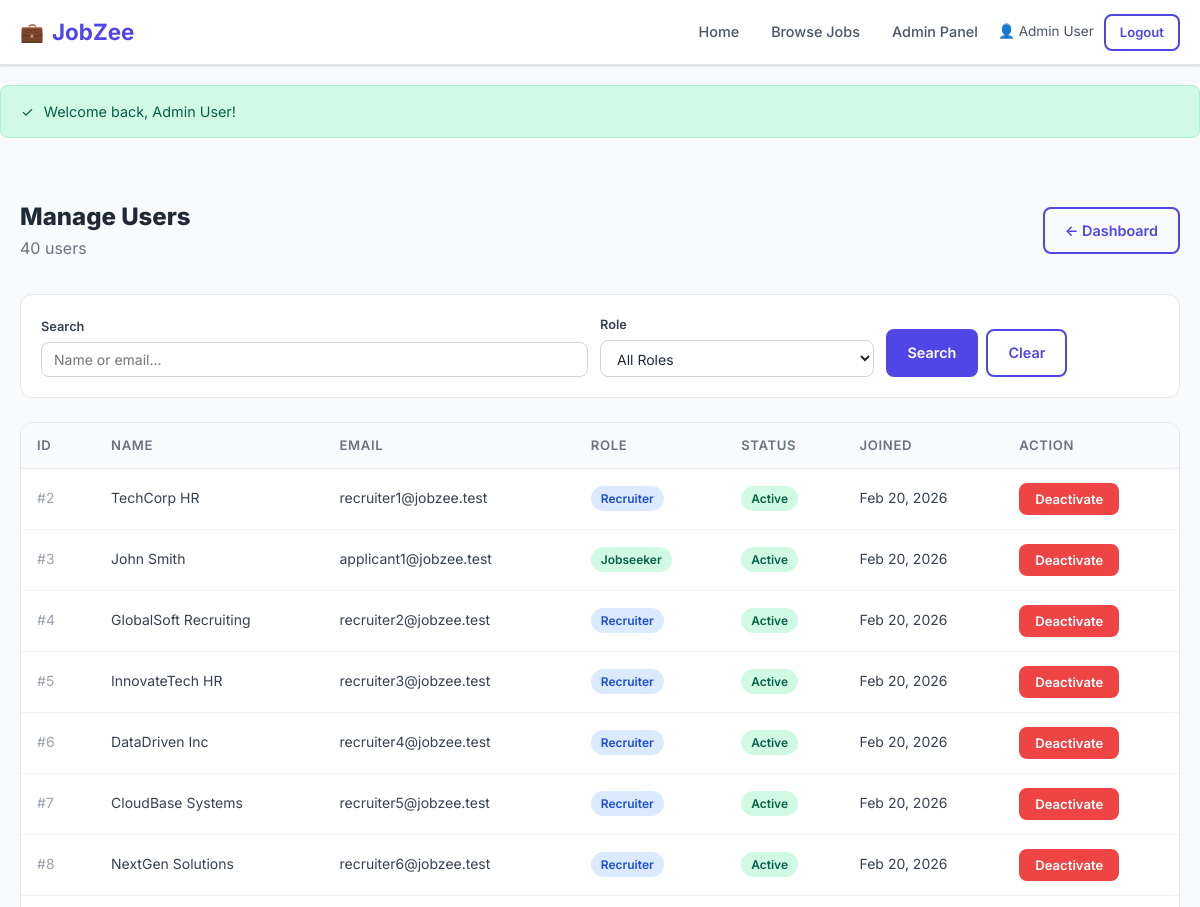
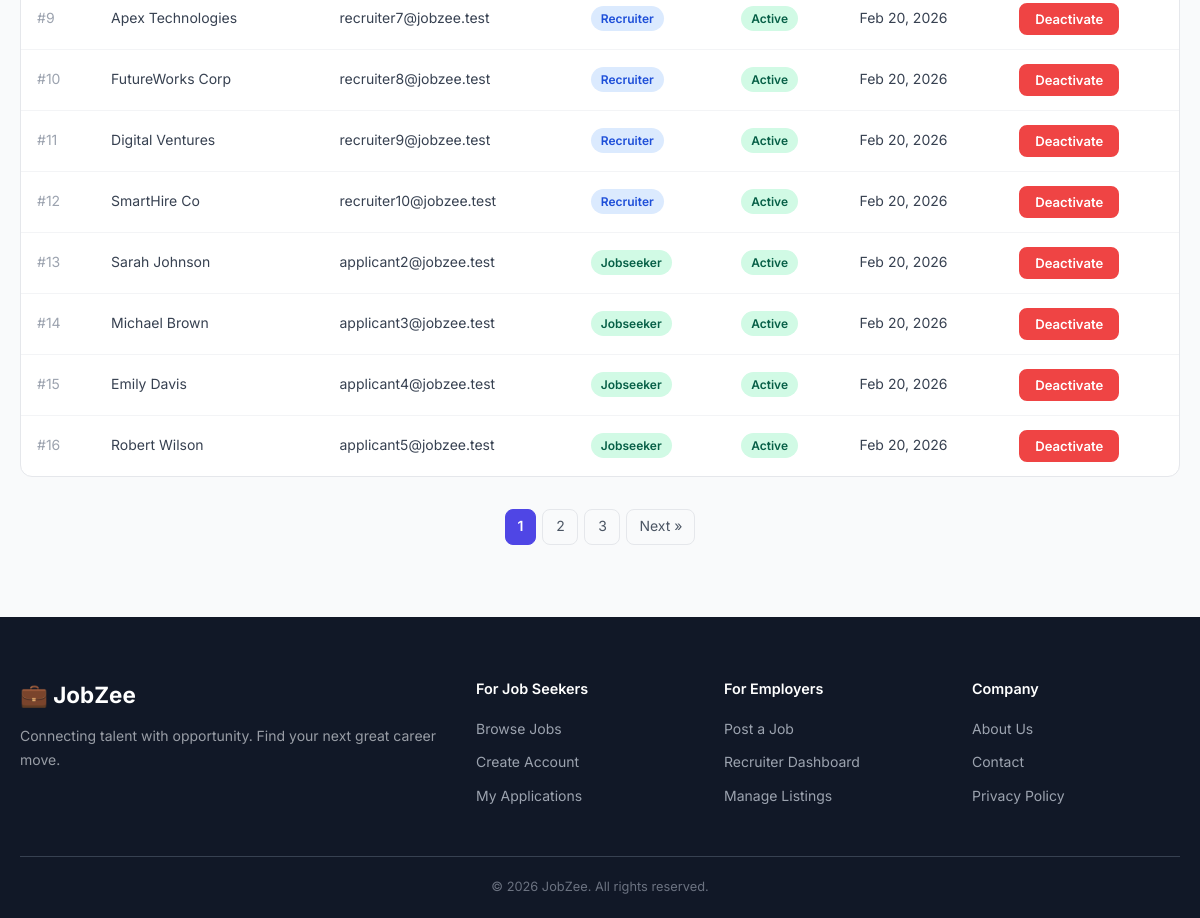
/admin/manage_users.php (signed in), run on the app's committed database (2 pictures, top to bottom).
### tables this page shows
CREATE TABLE users (
    id INT UNSIGNED AUTO_INCREMENT PRIMARY KEY,
    name VARCHAR(100) NOT NULL,
    email VARCHAR(150) NOT NULL UNIQUE,
    password VARCHAR(255) NOT NULL,
    role ENUM('admin','recruiter','jobseeker') NOT NULL DEFAULT 'jobseeker',
    status ENUM('active','inactive') NOT NULL DEFAULT 'active',
    created_at TIMESTAMP DEFAULT CURRENT_TIMESTAMP,
    INDEX idx_email (email),
    INDEX idx_role (role),
    INDEX idx_status (status)
);

### admin/manage_users.php (the view, shortened to what this page needs)
<?php
$db = getDB();
$search = sanitize($_GET['q'] ?? '');
$role   = sanitize($_GET['role'] ?? '');
$page   = max(1, (int)($_GET['page'] ?? 1));
$perPage = 15;
$where  = ["role != 'admin'"];
$params = [];
$whereStr = implode(' AND ', $where);
$cnt   = $db->prepare("SELECT COUNT(*) FROM users WHERE $whereStr"); $cnt->execute($params); $total = $cnt->fetchColumn();
$pag   = paginate($total, $perPage, $page);
$stmt  = $db->prepare("SELECT * FROM users WHERE $whereStr ORDER BY created_at DESC LIMIT {$perPage} OFFSET {$pag['offset']}");
$stmt->execute($params);
$users = $stmt->fetchAll();
include __DIR__ . '/../includes/header.php';
?>
<div class="page-container">
    <div class="section-header mb-8">
        <div>
            <h1 style="font-size:1.5rem;font-weight:800;">Manage Users</h1>
            <p style="color:var(--gray-500);"><?= $total ?> user<?= $total !== 1 ? 's' : '' ?></p>
        </div>
        <a href="dashboard.php" class="btn btn-outline">← Dashboard</a>
    </div>
    <div class="filters-bar" style="margin-bottom:24px;">
        <form class="filters-form" method="GET" action="manage_users.php">
            <div class="form-group" style="flex:2;">
                <label class="form-label">Search</label>
                <input type="text" name="q" class="form-control" placeholder="Name or email..." value="<?= sanitize($search) ?>">
            </div>
            <div class="form-group">
                <label class="form-label">Role</label>
                <select name="role" class="form-control">
                    <option value="">All Roles</option>
                </select>
            </div>
            <div class="form-group" style="align-self:flex-end; display:flex; gap:8px;">
                <button type="submit" class="btn btn-primary">Search</button>
                <a href="manage_users.php" class="btn btn-outline">Clear</a>
            </div>
        </form>
    </div>
    <div class="table-container">
        <table>
            <thead><tr><th>ID</th><th>Name</th><th>Email</th><th>Role</th><th>Status</th><th>Joined</th><th>Action</th></tr></thead>
            <tbody>
            <?php foreach ($users as $u): ?>
            <tr>
                <td style="color:var(--gray-400)">#<?= $u['id'] ?></td>
                <td><?= sanitize($u['name']) ?></td>
                <td><?= sanitize($u['email']) ?></td>
                <td><span class="badge <?= $u['role']==='recruiter'?'badge-blue':'badge-green' ?>"><?= $u['role'] ?></span></td>
                <td><span class="badge <?= $u['status']==='active'?'badge-green':'badge-red' ?>"><?= $u['status'] ?></span></td>
                <td><?= date('M j, Y', strtotime($u['created_at'])) ?></td>
                <td>
                    <form method="POST" action="manage_users.php" style="display:inline;">
                        <button type="submit" name="toggle_status" class="btn btn-sm <?= $u['status']==='active'?'btn-danger':'btn-success' ?>" data-confirm="<?= $u['status']==='active'?'Deactivate':'Activate' ?> <?= sanitize($u['name']) ?>?">
                            <?= $u['status'] === 'active' ? 'Deactivate' : 'Activate' ?>
                        </button>
                    </form>
                </td>
            </tr>
            <?php endforeach; ?>
            </tbody>
        </table>
    </div>
    <?= paginationHTML($pag, "manage_users.php" . ($search ? "?q=$search" : '') . ($role ? "&role=$role" : '')) ?>
</div>
<?php include __DIR__ . '/../includes/footer.php'; ?>

### assets/css/style.css (style rules this page uses)
:root { --primary: #4f46e5; --primary-dark: #3730a3; --primary-light: #eef2ff; --secondary: #06b6d4; --success: #10b981; --warning: #f59e0b; --danger: #ef4444; --gray-50: #f9fafb; --gray-100: #f3f4f6; --gray-200: #e5e7eb; --gray-300: #d1d5db; --gray-400: #9ca3af; --gray-500: #6b7280; --gray-600: #4b5563; --gray-700: #374151; --gray-800: #1f2937; --gray-900: #111827; --white: #ffffff; --radius: 8px; --radius-lg: 12px; --shadow: 0 1px 3px rgba(0,0,0,.1), 0 1px 2px rgba(0,0,0,.06); --shadow-md: 0 4px 6px rgba(0,0,0,.07), 0 2px 4px rgba(0,0,0,.06); --shadow-lg: 0 10px 15px rgba(0,0,0,.1), 0 4px 6px rgba(0,0,0,.05); --transition: 0.2s ease; --font: 'Inter', system-ui, -apple-system, sans-serif; }
*, *::before, *::after { box-sizing: border-box; margin: 0; padding: 0; }
html { scroll-behavior: smooth; }
body { font-family: var(--font); color: var(--gray-800); background: var(--gray-50); line-height: 1.6; }
a { color: var(--primary); text-decoration: none; }
button, input, select, textarea { font-family: inherit; }
.page-container { max-width: 1200px; margin: 0 auto; padding: 40px 20px; }
.btn { display: inline-flex; align-items: center; gap: 6px; padding: 10px 20px; border-radius: var(--radius); font-size: .9rem; font-weight: 600; cursor: pointer; transition: all var(--transition); border: 2px solid transparent; text-decoration: none; }
.btn-primary { background: var(--primary); color: var(--white); border-color: var(--primary); }
.btn-outline { background: transparent; color: var(--primary); border-color: var(--primary); }
.btn-danger { background: var(--danger); color: var(--white); border-color: var(--danger); }
.btn-sm { padding: 6px 14px; font-size: .82rem; }
.badge { display: inline-flex; align-items: center; padding: 3px 10px; border-radius: 20px; font-size: .75rem; font-weight: 600; text-transform: capitalize; }
.badge-blue { background: #dbeafe; color: #1d4ed8; }
.badge-green { background: #d1fae5; color: #065f46; }
.form-group { margin-bottom: 20px; }
.form-label { display: block; font-size: .875rem; font-weight: 600; color: var(--gray-700); margin-bottom: 6px; }
.form-control { width: 100%; padding: 10px 14px; border: 1.5px solid var(--gray-300); border-radius: var(--radius); font-size: .9rem; color: var(--gray-800); background: var(--white); transition: border-color var(--transition), box-shadow var(--transition); }
select.form-control { cursor: pointer; }
.table-container { background: var(--white); border-radius: var(--radius-lg); border: 1px solid var(--gray-200); overflow: hidden; }
table { width: 100%; border-collapse: collapse; }
table th { background: var(--gray-50); padding: 12px 16px; text-align: left; font-size: .82rem; font-weight: 600; text-transform: uppercase; letter-spacing: .05em; color: var(--gray-500); border-bottom: 1px solid var(--gray-200); }
table td { padding: 14px 16px; font-size: .875rem; color: var(--gray-700); border-bottom: 1px solid var(--gray-100); vertical-align: middle; }
table tr:last-child td { border-bottom: none; }
.section-header { display: flex; justify-content: space-between; align-items: center; margin-bottom: 20px; }
.filters-bar { background: var(--white); border: 1px solid var(--gray-200); border-radius: var(--radius-lg); padding: 20px; margin-bottom: 24px; }
.filters-form { display: flex; gap: 12px; flex-wrap: wrap; align-items: flex-end; }
.filters-form .form-group { margin: 0; flex: 1; min-width: 180px; }
.filters-form .form-label { font-size: .8rem; margin-bottom: 4px; }
.filters-form .form-control { padding: 8px 12px; font-size: .875rem; }
.mb-8 { margin-bottom: 32px; }

### data on the page
users: id "2", name "TechCorp HR", email "recruiter1@jobzee.test", role "Recruiter", status "Active", created_at "Feb 20, 2026", shows "Deactivate"
users: id "3", name "John Smith", email "applicant1@jobzee.test", role "Jobseeker", status "Active", created_at "Feb 20, 2026", shows "Deactivate"
users: id "4", name "GlobalSoft Recruiting", email "recruiter2@jobzee.test", role "Recruiter", status "Active", created_at "Feb 20, 2026", shows "Deactivate"
users: id "5", name "InnovateTech HR", email "recruiter3@jobzee.test", role "Recruiter", status "Active", created_at "Feb 20, 2026", shows "Deactivate"
users: id "6", name "DataDriven Inc", email "recruiter4@jobzee.test", role "Recruiter", status "Active", created_at "Feb 20, 2026", shows "Deactivate"
users: id "7", name "CloudBase Systems", email "recruiter5@jobzee.test", role "Recruiter", status "Active", created_at "Feb 20, 2026", shows "Deactivate"
users: id "8", name "NextGen Solutions", email "recruiter6@jobzee.test", role "Recruiter", status "Active", created_at "Feb 20, 2026", shows "Deactivate"
users: id "9", name "Apex Technologies", email "recruiter7@jobzee.test", role "Recruiter", status "Active", created_at "Feb 20, 2026", shows "Deactivate"
users: id "10", name "FutureWorks Corp", email "recruiter8@jobzee.test", role "Recruiter", status "Active", created_at "Feb 20, 2026", shows "Deactivate"
users: id "11", name "Digital Ventures", email "recruiter9@jobzee.test", role "Recruiter", status "Active", created_at "Feb 20, 2026", shows "Deactivate"
users: id "12", name "SmartHire Co", email "recruiter10@jobzee.test", role "Recruiter", status "Active", created_at "Feb 20, 2026", shows "Deactivate"
users: id "13", name "Sarah Johnson", email "applicant2@jobzee.test", role "Jobseeker", status "Active", created_at "Feb 20, 2026", shows "Deactivate"
users: id "14", name "Michael Brown", email "applicant3@jobzee.test", role "Jobseeker", status "Active", created_at "Feb 20, 2026", shows "Deactivate"
users: id "15", name "Emily Davis", email "applicant4@jobzee.test", role "Jobseeker", status "Active", created_at "Feb 20, 2026", shows "Deactivate"
users: id "16", name "Robert Wilson", email "applicant5@jobzee.test", role "Jobseeker", status "Active", created_at "Feb 20, 2026", shows "Deactivate"

### other printed values
userName() "Admin User"
$icon "✓"
$flash['message'] "Welcome back, Admin User!"
$total "40"
